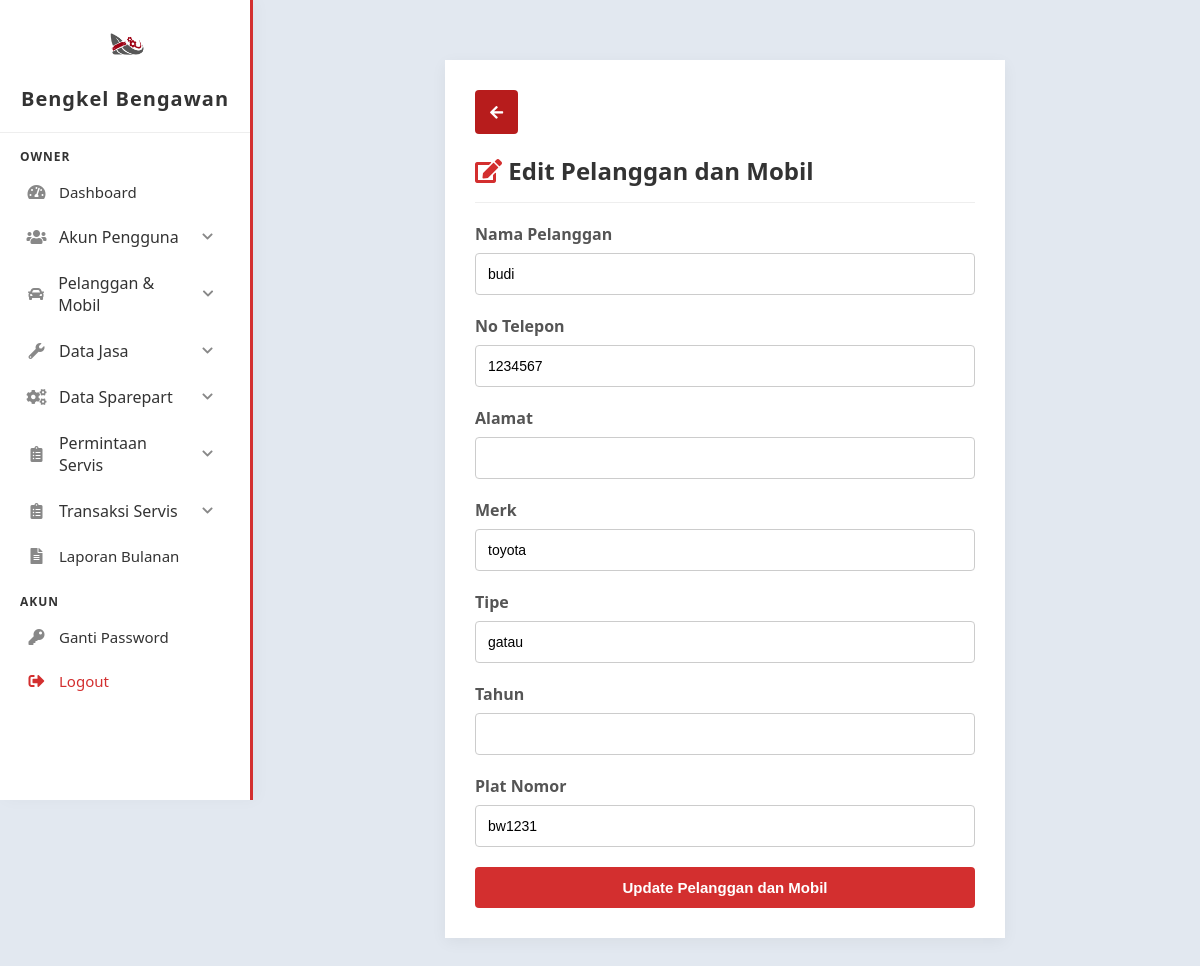
/owner/pelanggan_mobil/edit.php?id_pelanggan=1 (signed in), run on the app's committed database.
### tables this page shows
CREATE TABLE `mobil` (
  `id_mobil` int(11) NOT NULL,
  `id_pelanggan` int(11) NOT NULL,
  `merk_mobil` varchar(255) NOT NULL,
  `tipe_mobil` varchar(255) NOT NULL,
  `plat_nomor` varchar(8) NOT NULL,
  `tahun_mobil` year(4) DEFAULT NULL
);

CREATE TABLE `pelanggan` (
  `id_pelanggan` int(11) NOT NULL,
  `nama_pelanggan` varchar(255) NOT NULL,
  `no_telp` int(11) NOT NULL,
  `alamat` text DEFAULT NULL
);

### owner/pelanggan_mobil/edit.php (the view, shortened to what this page needs)
<?php
include '../../config/config.php';
$id_pelanggan = $_GET['id_pelanggan'];
$query = "SELECT p.*, m.id_mobil, m.merk_mobil, m.tipe_mobil, m.plat_nomor, m.tahun_mobil
          FROM pelanggan p
          LEFT JOIN mobil m ON p.id_pelanggan = m.id_pelanggan
          WHERE p.id_pelanggan = ?";
$stmt = $conn->prepare($query);
$stmt->bind_param("i", $id_pelanggan);
$stmt->execute();
$result = $stmt->get_result();
$data = $result->fetch_assoc();
?>
<!DOCTYPE html>
<html lang="en">
<head>
    <link href="https://cdnjs.cloudflare.com/ajax/libs/font-awesome/5.15.3/css/all.min.css" rel="stylesheet">
    <link href="../../assets/css/dashboard.css" rel="stylesheet">
    <link rel="stylesheet" href="../../assets/css/add.css">
</head>
<body>
    <?php include '../../includes/sidebar.php'; ?>
    <div class="content">
        <div class="form-container">
            <div style="text-align: left;">
                <a href="list.php" class="btn btn-back"><i class="fas fa-arrow-left"></i></a>
            </div>
            <h2 style="margin-top : 0; color: #333; border-bottom: 1px solid #eee; padding-bottom: 15px; margin-bottom: 20px;">
                <i class="fas fa-edit" style="color: #d32f2f"></i> Edit Pelanggan dan Mobil
            </h2>
            <form action="" method="POST">
                <div class="form-group">
                    <label>Nama Pelanggan</label>
                    <input type="text" name="nama_pelanggan" class="form-control" value="<?php echo htmlspecialchars($data['nama_pelanggan']); ?>" required>
                </div>
                <div class="form-group">
                    <label>No Telepon</label>
                    <input type="text" name="no_telepon" class="form-control" value="<?php echo htmlspecialchars($data['no_telp']); ?>" required>
                </div>
                <div class="form-group">
                    <label>Alamat</label>
                    <input type="text" name="alamat" class="form-control" value="<?php echo htmlspecialchars($data['alamat'] ?? ''); ?>">
                </div>
                <div class="form-group">
                    <label>Merk</label>
                    <input type="text" name="merk" class="form-control" value="<?php echo htmlspecialchars($data['merk_mobil'] ?? ''); ?>" required>
                </div>
                <div class="form-group">
                    <label>Tipe</label>
                    <input type="text" name="tipe" class="form-control" value="<?php echo htmlspecialchars($data['tipe_mobil'] ?? ''); ?>" required>
                </div>
                <div class="form-group">
                    <label>Tahun</label>
                    <input type="text" name="tahun" class="form-control" value="<?php echo htmlspecialchars($data['tahun_mobil'] ?? ''); ?>">
                </div>
                <div class="form-group">
                    <label>Plat Nomor</label>
                    <input type="text" name="platno" class="form-control" value="<?php echo htmlspecialchars($data['plat_nomor'] ?? ''); ?>" required>
                </div>
                <button type="submit" class="btn btn-submit">Update Pelanggan dan Mobil</button>
            </form>
        </div>
    </div>
</body>
</html>

### assets/css/dashboard.css (style rules this page uses)
body { font-family: 'Segoe UI', Tahoma, Geneva, Verdana, sans-serif; background-color: #e2e8f0; margin: 0; }
.content { padding: 40px 20px; text-align: center; }

### assets/css/add.css (style rules this page uses)
.form-container { background: white; padding: 30px; border-radius: 0px; box-shadow: 0 4px 15px rgba(0,0,0,0.05); margin: 20px auto; max-width: 500px; text-align: left; }
.form-group { margin-bottom: 20px; }
.form-group label { display: block; margin-bottom: 8px; font-weight: bold; color: #555; }
.form-control { width: 100%; padding: 12px; border: 1px solid #ccc; border-radius: 4px; box-sizing: border-box; font-size: 14px; }
.btn { padding: 12px 15px; border: none; border-radius: 4px; cursor: pointer; color: white; font-weight: bold; text-decoration: none; font-size: 15px; }
.btn-submit { background-color: #d32f2f; width: 100%; transition: background-color 0.3s; }
.btn-back { background-color: #b71c1c; display: inline-block; margin-bottom: 20px; transition: background-color 0.3s; }

### assets/css/sidebar.css (style rules this page uses)
body { padding-left: 250px; margin: 0; }

### data on the page
mobil: nama_pelanggan "budi", no_telepon "1234567", merk "toyota", tipe "gatau", platno "bw1231"
